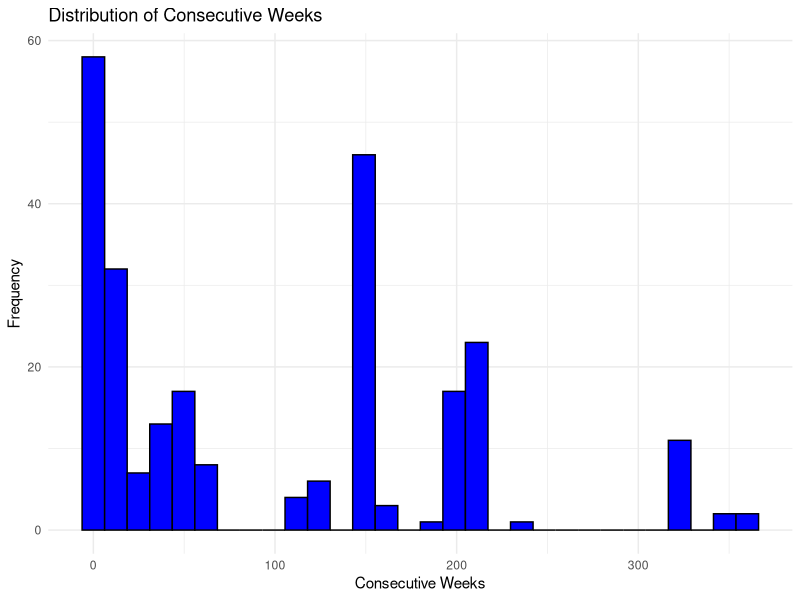
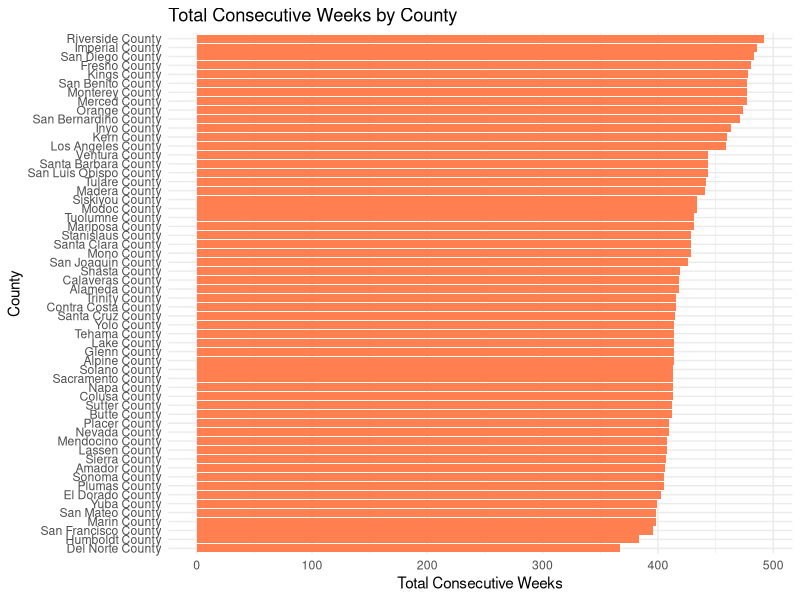
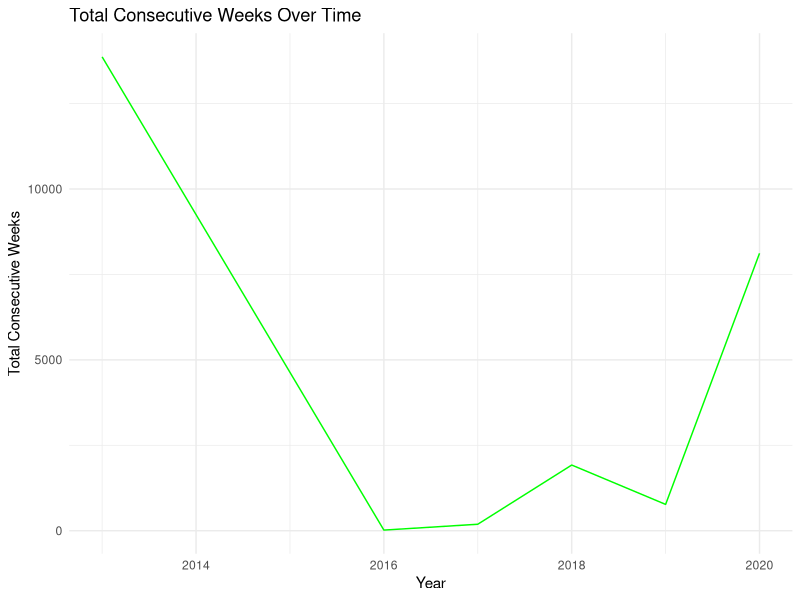
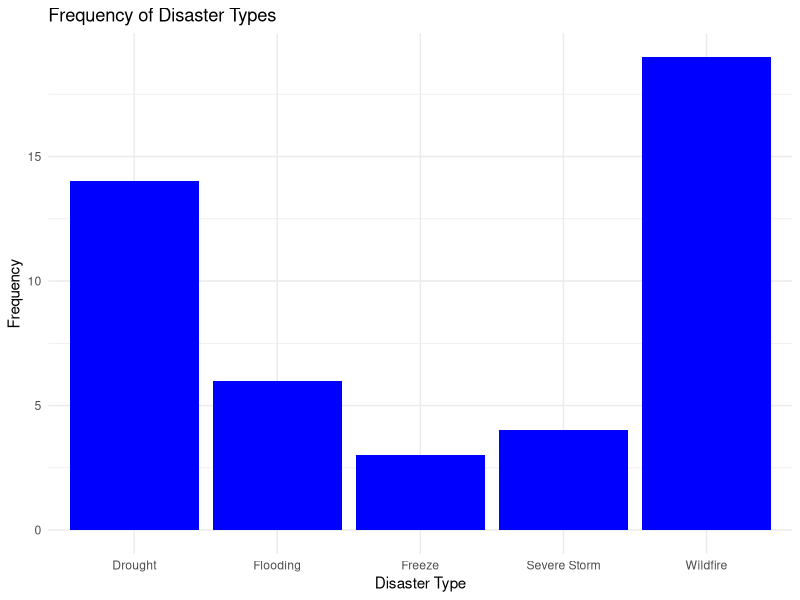
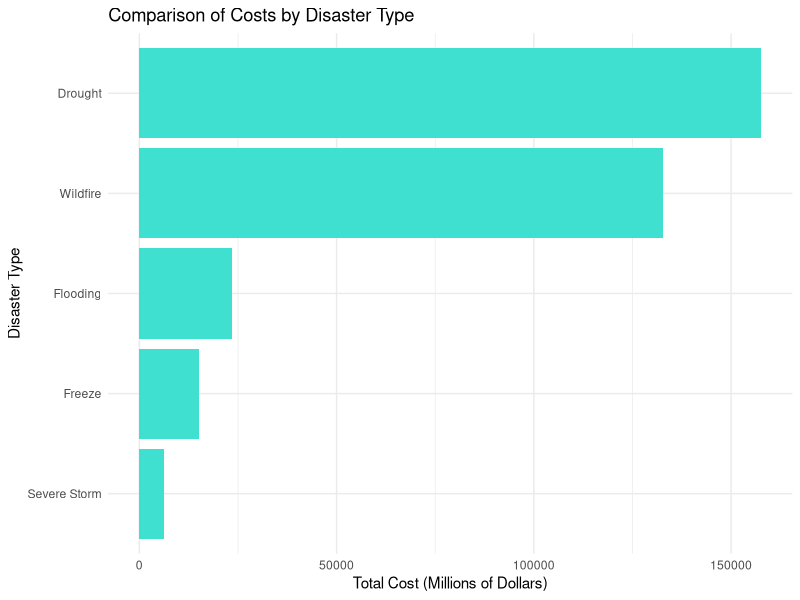
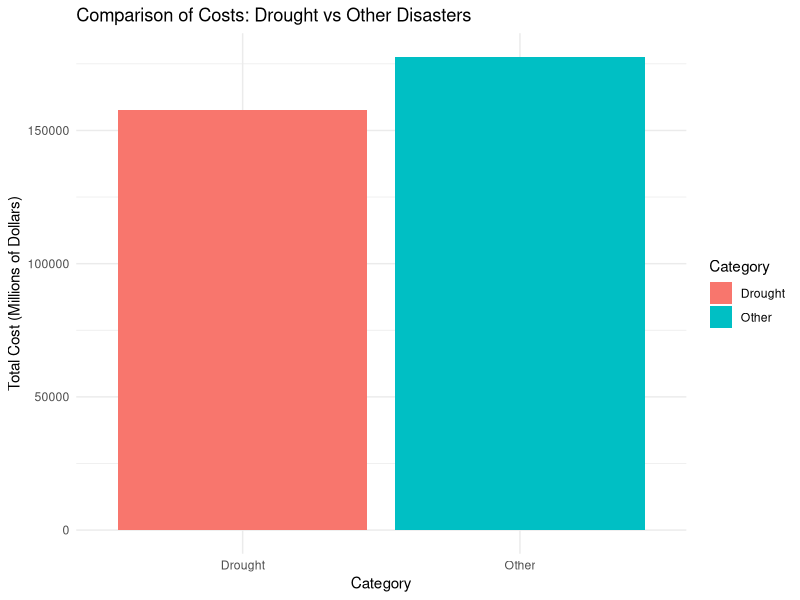
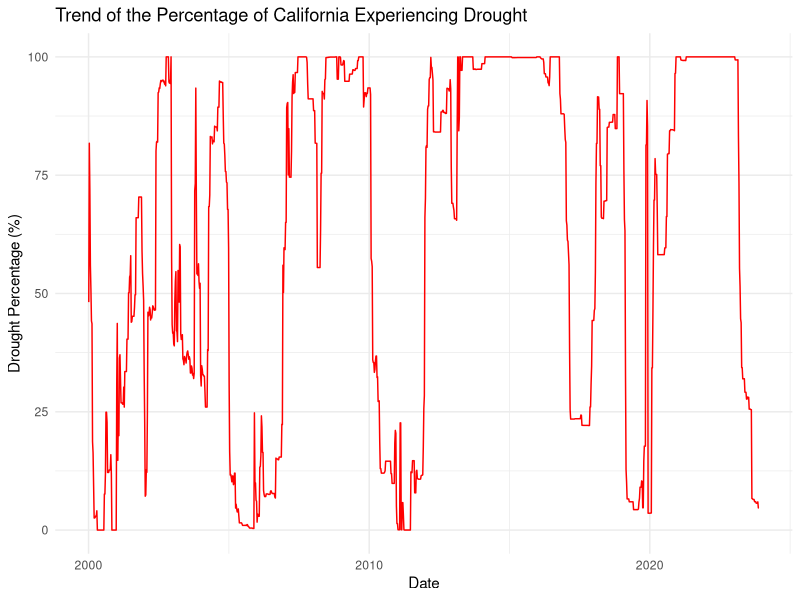
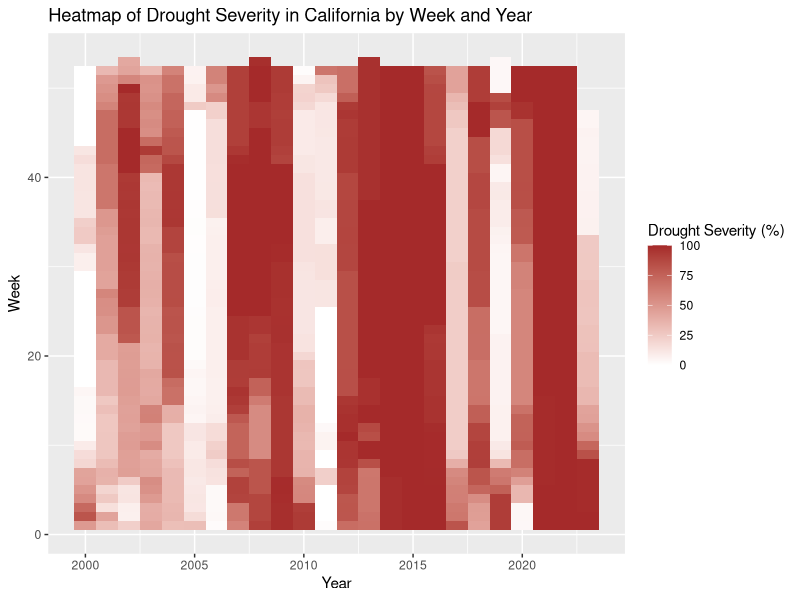

Write R code to recreate these figures, in order.
## ---- chunk 1
library(tidyverse)
library(lubridate)

data <- read.csv("dm_export_CA.csv")
data$StartDate <- as.Date(data$StartDate)
data$EndDate <- as.Date(data$EndDate)

ggplot(data, aes(x = ConsecutiveWeeks)) +
  geom_histogram(bins = 30, fill = "blue", color = "black") +
  theme_minimal() +
  labs(title = "Distribution of Consecutive Weeks", x = "Consecutive Weeks", y = "Frequency")

county_data <- data %>%
               group_by(County) %>%
               summarise(TotalWeeks = sum(ConsecutiveWeeks)) %>%
               arrange(desc(TotalWeeks))
ggplot(county_data, aes(x = reorder(County, TotalWeeks), y = TotalWeeks)) +
  geom_bar(stat = "identity", fill = "coral") +
  coord_flip() +
  labs(title = "Total Consecutive Weeks by County", x = "County", y = "Total Consecutive Weeks") +
  theme_minimal()

data$Year <- year(data$StartDate)
yearly_data <- data %>%
               group_by(Year) %>%
               summarise(TotalWeeks = sum(ConsecutiveWeeks))
ggplot(yearly_data, aes(x = Year, y = TotalWeeks)) +
  geom_line(group = 1, color = "green") +
  labs(title = "Total Consecutive Weeks Over Time", x = "Year", y = "Total Consecutive Weeks") +
  theme_minimal()
## ---- chunk 2
data <- read.csv("events-CA.csv", skip = 1)  # Adjust 'skip' as needed
names(data) <- c("Name", "DisasterType", "BeginDate", "EndDate", "CostMillions", "Deaths")
data$BeginDate <- ymd(data$BeginDate)
data$EndDate <- ymd(data$EndDate)

ggplot(data, aes(x = DisasterType)) +
  geom_bar(fill = "blue") +
  theme_minimal() +
  labs(title = "Frequency of Disaster Types", x = "Disaster Type", y = "Frequency")

disaster_costs <- data %>%
                  group_by(DisasterType) %>%
                  summarise(TotalCost = sum(CostMillions, na.rm = TRUE)) %>%
                  arrange(desc(TotalCost))
ggplot(disaster_costs, aes(x = reorder(DisasterType, TotalCost), y = TotalCost)) +
  geom_bar(stat = "identity", fill = "turquoise") +
  coord_flip() +
  labs(title = "Comparison of Costs by Disaster Type", x = "Disaster Type", y = "Total Cost (Millions of Dollars)") +
  theme_minimal()

data$Category <- ifelse(data$DisasterType == "Drought", "Drought", "Other")
category_costs <- data %>%
                  group_by(Category) %>%
                  summarise(TotalCost = sum(CostMillions, na.rm = TRUE))
ggplot(category_costs, aes(x = Category, y = TotalCost, fill = Category)) +
  geom_bar(stat = "identity") +
  labs(title = "Comparison of Costs: Drought vs Other Disasters", x = "Category", y = "Total Cost (Millions of Dollars)") +
  theme_minimal()
## ---- chunk 3
data <- read.csv("USDM-California.csv")
data$MapDate <- ymd(data$MapDate)



data$drought_percentage = 100 - data$None
ggplot(data, aes(x = MapDate, y = drought_percentage)) +
  geom_line(color = "red") +
  labs(title = "Trend of the Percentage of California Experiencing Drought",
       x = "Date",
       y = "Drought Percentage (%)") +
  theme_minimal()


data$Year = year(data$MapDate)
data$Week = week(data$MapDate)

ggplot(data, aes(x = Year, y = Week, fill = drought_percentage)) +
  geom_tile() +
  scale_fill_gradient(low = "white", high = "brown") +
  labs(title = "Heatmap of Drought Severity in California by Week and Year",
       x = "Year",
       y = "Week",
       fill = "Drought Severity (%)")

data_long <- pivot_longer(data, cols = c(None, D0, D1, D2, D3, D4), names_to = "DroughtLevel", values_to = "Percentage")
ggplot(data_long, aes(x = MapDate, y = Percentage, fill = DroughtLevel)) +
  geom_area(position = 'stack') +
  labs(title = "Stacked Area Plot of Drought Severity Over Time",
       x = "Date",
       y = "Percentage (%)")

data <- read.csv("USDM-California.csv")
data$MapDate <- as.Date(as.character(data$MapDate), "%Y%m%d")
data$Month <- format(data$MapDate, "%m")
data$Year <- format(data$MapDate, "%Y")
data$highest_drought_level <- apply(data[, c("D0", "D1", "D2", "D3", "D4")], 1, function(x) {
  if (x["D4"] > 0) return("D4")
  else if (x["D3"] > 0) return("D3")
  else if (x["D2"] > 0) return("D2")
  else if (x["D1"] > 0) return("D1")
  else if (x["D0"] > 0) return("D0")
  else return("None")
})
ggplot(data, aes(x = Month, y = Year, fill = highest_drought_level)) + 
  geom_tile() + 
  scale_fill_manual(values = c("None" = "green", "D0" = "yellow", "D1" = "orange", "D2" = "red", "D3" = "brown", "D4" = "purple")) +
  labs(title = "Heatmap of Highest Monthly Drought Severity in California",
       x = "Month",
       y = "Year",
       fill = "Drought Level") +
  theme_minimal()
